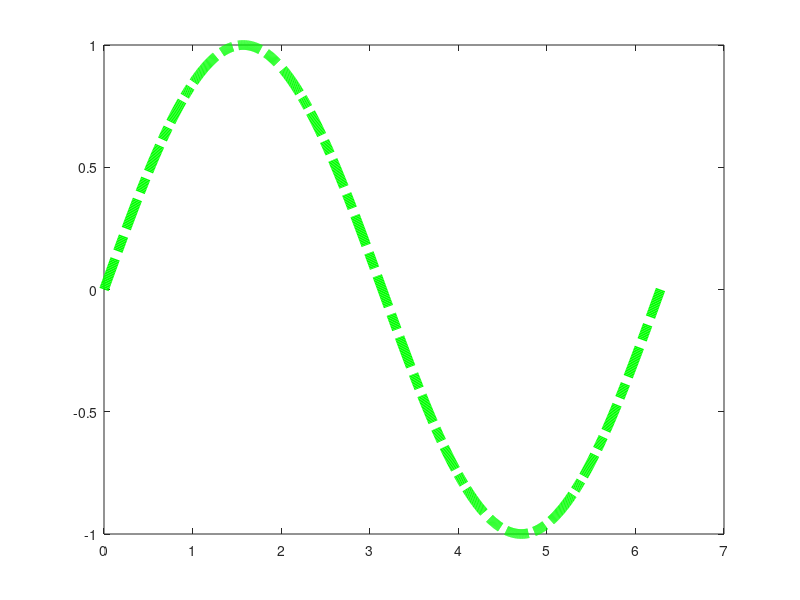

Here is the MATLAB script that generated this plot:
% 05 20
% Line Specification
clc
clear

x = linspace(0, 2 * pi, 1000);
y = sin(x);
h = plot(x, y, '-.g', 'LineWidth', 7.0);

set(h, 'LineStyle', '-.', 'LineWidth', 7.0, 'Color', 'g');
